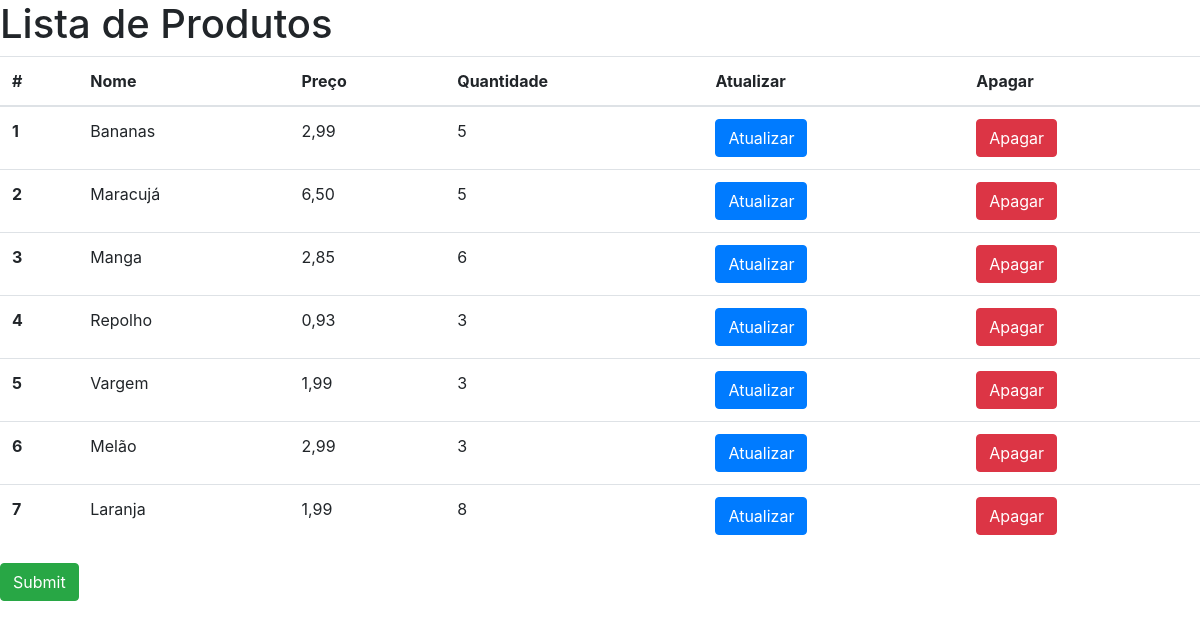
The page /produto on the database as committed earlier.
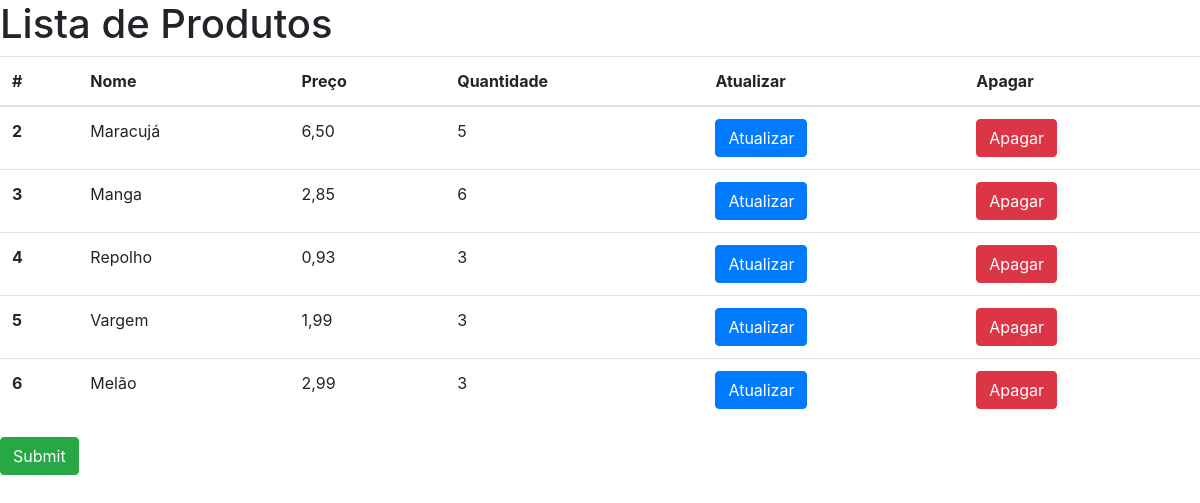
The same page on the database as committed later.
### aplicacao/models.py (models this page shows, shortened)
class Produto(models.Model):
    nome = models.CharField("Nome", max_length=200,null = True)
    preco = models.DecimalField("Preço", decimal_places=2, max_digits=8)
    quantidade = models.PositiveIntegerField("Quantidade", default=0, null=True)

### aplicacao/views.py (the view)
# urls.py: path('produto', views.produto, name='url_produto'),
def produto(request):
    produtos = Produto.objects.all()
    context = {
        'produtos': produtos,
    }
    return render(request, 'produto.html', context)

### aplicacao/templates/produto.html (shortened to what this page needs)
{% load bootstrap4 %}
<!DOCTYPE html>
<html lang="pt-br">
  <head>
    {% bootstrap_css %}
  </head>
  <body>
    <h1>Lista de Produtos</h1>
    <table class="table">
        <thead>
          <tr>
            <th scope="col">#</th>
            <th scope="col">Nome</th>
            <th scope="col">Preço</th>
            <th scope="col">Quantidade</th>
            <th scope="col">Atualizar</th>
            <th scope="col">Apagar</th>
          </tr>
        </thead>
        <tbody>
            {% for p in produtos %}
          <tr>
            <th scope="row">{{ p.id }}</th>
            <td>{{ p.nome }}</td>
            <td>{{ p.preco }}</td>
            <td>{{ p.quantidade }}</td>
            <td>
              <form action="{% url 'url_atualizar_produtos' p.id %}">
              <input type="submit" name="btnAtualizar" class="btn btn-primary" value="Atualizar">
              </form>
            </td>
            <td>
              <form action="{% url 'url_apagar_produto' p.id %}">
              <input type="submit" name="btnApagar" class="btn btn-danger" value="Apagar">
              </form>
            </td>
          </tr>
          {% endfor %}
        </tbody>
      </table>
      <input type="submit" name="Novo Produto" class="btn btn-success">
  </body>
</html>

Rows that differ between the two databases and show on the page:
removed Produto: id "1", nome "Bananas", preco "2,99", quantidade "5"
removed Produto: id "7", nome "Laranja", preco "1,99", quantidade "8"
